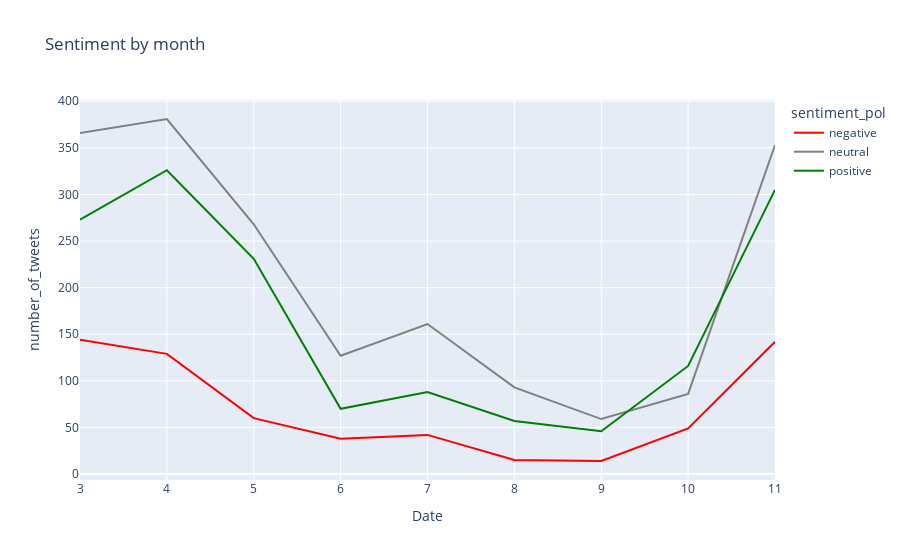

Notebook code cell kept with this figure:
### Code cell
tweet_polarity = px.line(pol_by_month, x="Date", y="number_of_tweets", color="sentiment_pol",
color_discrete_sequence=["red", "grey", "green"],
title="Sentiment by month")
                    
tweet_polarity.show()

### Figure 1 — Plotly figure (JSON) as saved in the notebook; plotly's stock layout.template omitted (floating-point values rounded to 4 significant figures)
{"data": [{"hovertemplate": "sentiment_pol=negative<br>Date=%{x}<br>number_of_tweets=%{y}<extra></extra>", "legendgroup": "negative", "line": {"color": "red", "dash": "solid"}, "mode": "lines", "name": "negative", "orientation": "v", "showlegend": true, "type": "scatter", "x": ["03", "04", "05", "06", "07", "08", "09", "10", "11"], "xaxis": "x", "y": [144, 129, 60, 38, 42, 15, 14, 49, 142], "yaxis": "y"}, {"hovertemplate": "sentiment_pol=neutral<br>Date=%{x}<br>number_of_tweets=%{y}<extra></extra>", "legendgroup": "neutral", "line": {"color": "grey", "dash": "solid"}, "mode": "lines", "name": "neutral", "orientation": "v", "showlegend": true, "type": "scatter", "x": ["03", "04", "05", "06", "07", "08", "09", "10", "11"], "xaxis": "x", "y": [366, 381, 268, 127, 161, 93, 59, 86, 353], "yaxis": "y"}, {"hovertemplate": "sentiment_pol=positive<br>Date=%{x}<br>number_of_tweets=%{y}<extra></extra>", "legendgroup": "positive", "line": {"color": "green", "dash": "solid"}, "mode": "lines", "name": "positive", "orientation": "v", "showlegend": true, "type": "scatter", "x": ["03", "04", "05", "06", "07", "08", "09", "10", "11"], "xaxis": "x", "y": [273, 326, 231, 70, 88, 57, 46, 116, 305], "yaxis": "y"}], "layout": {"legend": {"title": {"text": "sentiment_pol"}, "tracegroupgap": 0}, "title": {"text": "Sentiment by month"}, "xaxis": {"anchor": "y", "domain": [0, 1], "title": {"text": "Date"}}, "yaxis": {"anchor": "x", "domain": [0, 1], "title": {"text": "number_of_tweets"}}}}
